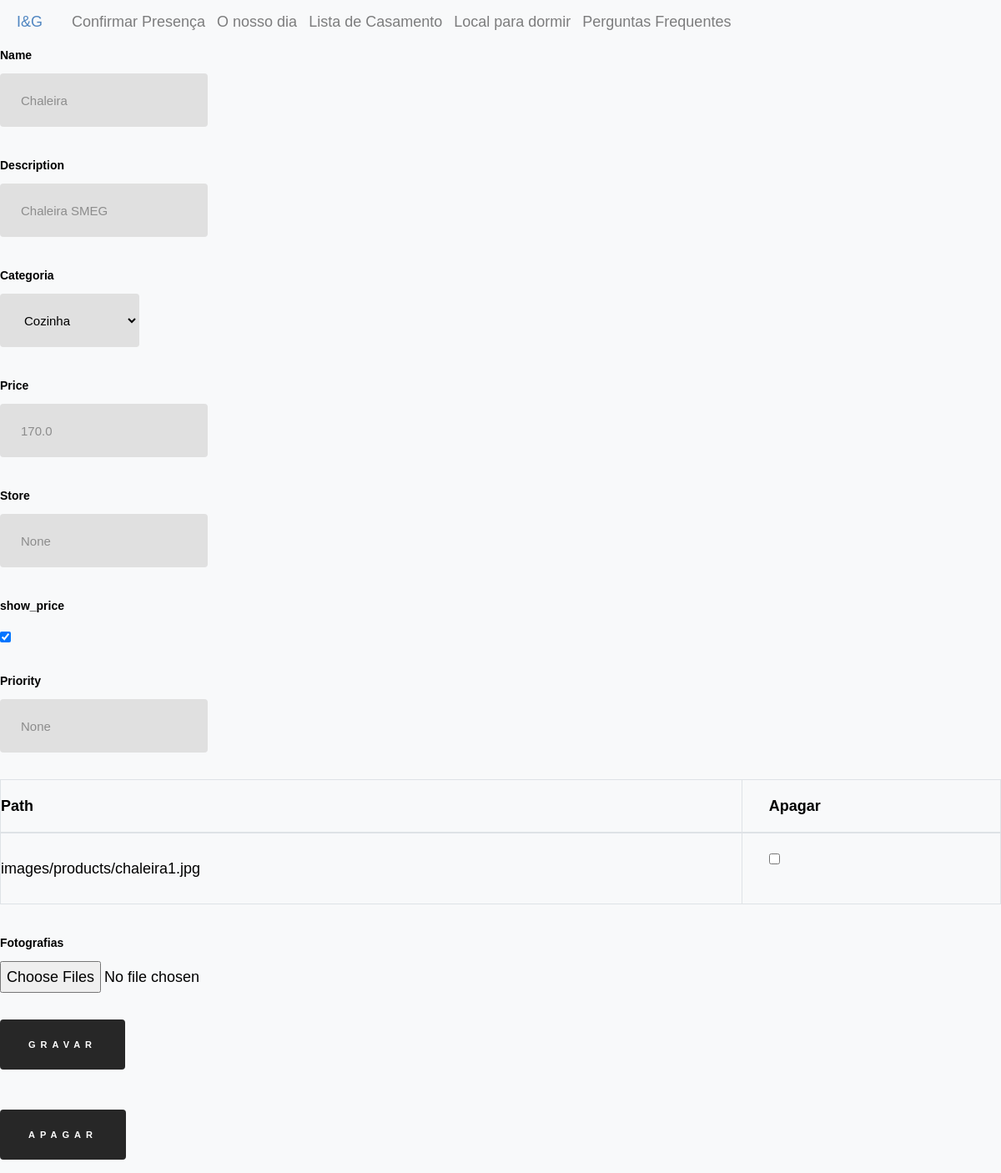
/edit/product/2, run on the app's committed database.
### inesegoncalo/models/products.py (models this page shows, shortened)
class Product(db.Model, model.Model, model.Base):
    __tablename__ = 'products'
    __table_args__ = {'extend_existing': True}
    id = Column(Integer, primary_key=True)
    name = Column(String(80), unique=True, nullable=False)
    description = Column(Text)
    price = Column(Float)
    price_paid = Column(Float, default=0.0)
    store = Column(Text)
    show_price = Column(Boolean, default=True)
    priority = Column(Integer, default=10)
    category_id = Column(Integer, ForeignKey('categories.id'), nullable=True)
    images = relationship('ProductImage', back_populates="product")
    contributions = relationship('Contribution', back_populates="product")
    category = relationship('Category', back_populates="products")

### inesegoncalo/models/product_images.py (models this page shows)
class ProductImage(db.Model ,model.Model,model.Base):
    __tablename__ = 'product_images'
    __table_args__ = {'extend_existing': True}
    id = Column(Integer, primary_key=True)
    path = Column(Text)
    product_id = Column(Integer, ForeignKey('products.id'))
    product = relationship('Product', back_populates="images")

### inesegoncalo/modules/edit.py (the view, shortened to what this page needs)
@bp.route("/product/<product_id>", methods=("GET", "POST"))
@bp.route("/product/<product_id>/<delete>", methods=("GET", "POST"))
def product(product_id, delete=None):
    product = Product.query.filter_by(id=product_id).first()
    categories = Category.query.all()
    return render_template("edit/product.html", product=product, categories=categories)

### inesegoncalo/templates/edit/product.html (shortened to what this page needs)
{% extends 'layout.html' %}
{% block content %}
<div class="product_form_container">
    <form method="post" class="product_form"  enctype="multipart/form-data">
            <div class="product_attribute_container">
                <label for="name"> Name</label>
                <input type="text" name="name" placeholder="{{product.name}}">
            </div>
            <div class="product_attribute_container">
                <label for="description"> Description</label>
                <input type="text" name="description" placeholder="{{product.description}}">
            </div>
            <div class="product_attribute_container">
                <label for="category_id">Categoria</label>
                <select name="category_id">
                    {% for category in categories %}
                    <option value="{{ category.id }}" {{ "selected" if product.category_id == category.id }}>
                        {{ category.name }}
                    </option>
                    {% endfor %}
                </select>
            </div>
            <div class="product_attribute_container">
                <label for="price"> Price</label>
                <input type="number" name="price" placeholder="{{product.price}}">
            </div>
            <div class="product_attribute_container">
                <label for="store"> Store</label>
                <input type="text" name="store" placeholder="{{product.store}}">
            </div>
            <div class="product_attribute_container">
                <label for="show_price"> show_price</label>
                <input type="checkbox" name="show_price" {{ "checked" if product.show_price }}>
            </div>
            <div class="product_attribute_container">
                <label for="priority"> Priority</label>
                <input type="number" name="priority" placeholder="{{product.priority}}">
            </div>
            {% if product.images %}
            <table class="table-bordered">
                <thead>
                    <tr>
                        <th>Path</th>
                        <th>Apagar</th>
                    </tr>
                </thead>
                <tbody>
                    {% for image in product.images %}
                    <tr>
                        <td>{{image.path}}</td>
                        <td><input type="checkbox" name="images_to_delete" value="{{image.id}}"></td>
                    </tr>
                    {% endfor %}
                </tbody>
            </table>
            {% endif %}
            <div class="product_attribute_container">
                <label for='picture'>Fotografias </label>
                <input type="file" name="pictures" multiple>
            </div>
            <button class ="accept">Gravar</button>
        </form>
        <form method="post" action="{{url_for('edit.product',product_id=product.id,delete='delete')}}" class="product_form">
            <button class ="delete">Apagar</button>
        </form>
</div>
{% endblock %}

### inesegoncalo/static/style/main.css (style rules this page uses)
html { font-size: 10px; }
html, body { height: 100%; }
body { background: #ffffff; font-family: 'Metropolis', sans-serif; font-size: 1.8rem; font-style: normal; font-weight: normal; line-height: 1.778; color: #000000; margin: 0; padding: 0; position: relative; }
table { border-width: 0; width: 100%; max-width: 100%; font-family: 'Metropolis', sans-serif ; border-collapse: collapse; }
th, td { padding: 1.5rem 3.2rem; text-align: left; border-bottom: 1px solid #e0e0e0; }
th { color: #000000; font-family: 'Metropolis', sans-serif ; font-weight: 700; }
th:first-child, td:first-child { padding-left: 0; }
th:last-child, td:last-child { padding-right: 0; }
button, .btn { margin-bottom: 1.6rem; }
input, textarea, select, pre, blockquote, figure, table, p, ul, ol, dl, form, .video-container, .ss-custom-select { margin-bottom: 3.2rem; }
input[type="email"], input[type="number"], input[type="search"], input[type="text"], input[type="tel"], input[type="url"], input[type="password"], textarea, select { display: block; height: 6.4rem; padding: 1.5rem 24px 1.5rem; border: 0; outline: none; color: #000000; font-family: 'Metropolis', sans-serif ; font-size: 1.5rem; line-height: 3.2rem; max-width: 100%; background-color: #e0e0e0; border: 1px solid transparent; transition: all .3s ease-in-out; border-radius: 4px; }
label, legend { font-family: 'Metropolis', sans-serif ; font-weight: 700; font-size: 1.4rem; line-height: 2; margin-bottom: .8rem; color: #000000; display: block; }
input[type="checkbox"], input[type="radio"] { display: inline; }
::placeholder { color: #8c8c8c; }
.btn, button, input[type="submit"], input[type="reset"], input[type="button"] { display: inline-block; font-family: 'Metropolis', sans-serif ; font-weight: 700; font-size: 1.1rem; text-transform: uppercase; letter-spacing: .6rem; height: 6rem; line-height: 5.6rem; padding: 0 3.2rem; margin: 0 .4rem 1.6rem 0; color: #ffffff; text-decoration: none; text-align: center; white-space: nowrap; cursor: pointer; transition: all .3s ease-in-out; -webkit-font-smoothing: antialiased; -moz-osx-font-smoothing: grayscale; border-radius: 4px; background-color: #272727; border: 0.2rem solid #272727; }

### inesegoncalo/static/style/card.css (style rules this page uses)
body { background-color: #f8f9fa!important }

### data on the page
Product: name "Chaleira", description "Chaleira SMEG", price "170.0", store "None", priority "None"
ProductImage: path "images/products/chaleira1.jpg"

### other printed values
form field category_id "Cozinha"
